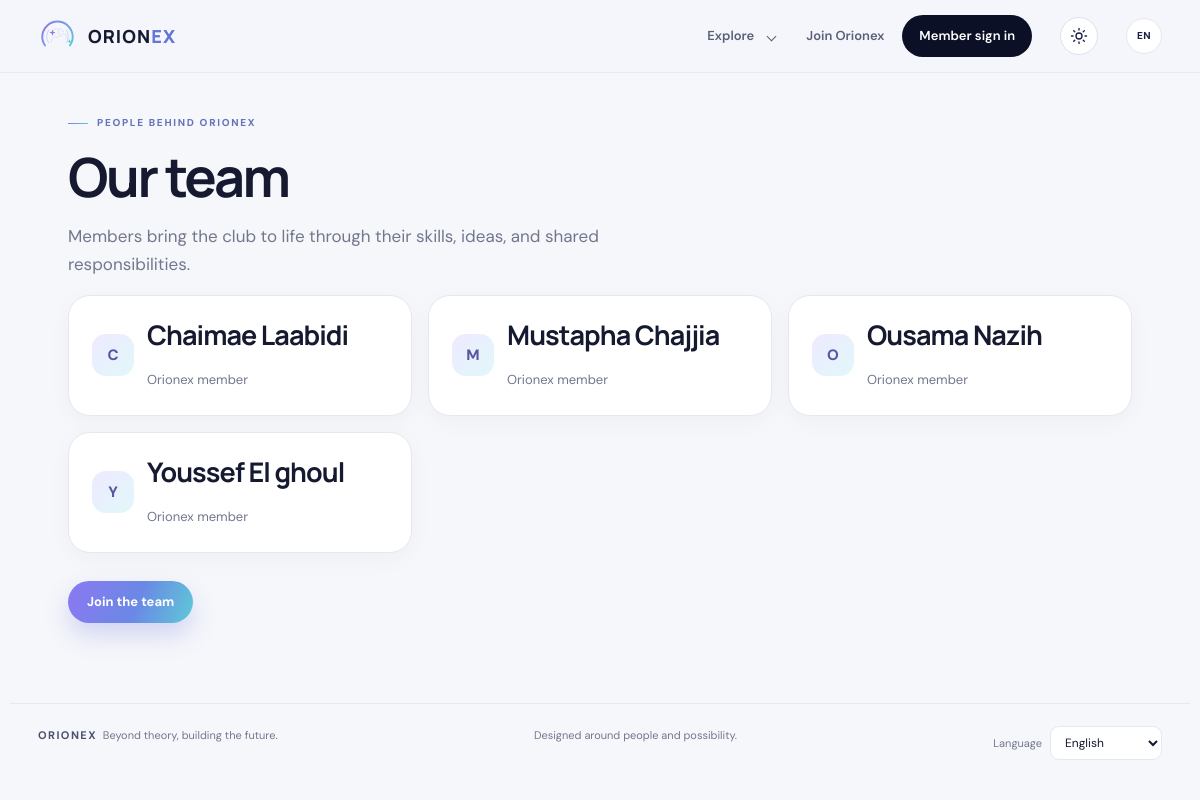
Page /team/ on the committed database.
### core/models.py (models this page shows, shortened)
class Member(models.Model):
    user = models.OneToOneField(User, on_delete=models.CASCADE)
    phone = models.CharField(max_length=30, blank=True)
    qr_token = models.UUIDField(default=uuid.uuid4, unique=True)
    interests = models.CharField(max_length=300, blank=True)
    location = models.CharField(max_length=120, blank=True)
    directory_visible = models.BooleanField(default=True)
    public_team_visible = models.BooleanField(default=True)
    can_manage_members = models.BooleanField(default=False)
    can_manage_events = models.BooleanField(default=False)
    can_manage_guests = models.BooleanField(default=False)
    can_scan = models.BooleanField(default=False)
    can_manage_announcements = models.BooleanField(default=False)
    can_manage_permissions = models.BooleanField(default=False)
    can_access_events = models.BooleanField(default=True)
    can_access_projects = models.BooleanField(default=True)
    can_access_calendar = models.BooleanField(default=True)
    can_access_directory = models.BooleanField(default=True)
    can_access_messages = models.BooleanField(default=True)
    can_access_resources = models.BooleanField(default=True)
    can_access_notifications = models.BooleanField(default=True)

### core/views.py (the view)
# urls.py: path('team/', views.team, name='team'),
@never_cache
def team(request):
    team_members = Member.objects.filter(public_team_visible=True).select_related("user").prefetch_related("responsibilities").order_by("user__first_name", "user__last_name", "user__username")
    return render(request, "core/team_public.html", {"team_members": team_members})

### core/context_processors.py (called while the page is built)
def member_capabilities(request):
    unread_notifications = Notification.objects.filter(
        recipient=request.user, read_at__isnull=True
    ).count() if request.user.is_authenticated else 0
    unread_messages = Message.objects.filter(recipient=request.user, is_read=False).count() if request.user.is_authenticated else 0
    return {
        "capabilities": {
            capability: has_capability(request.user, capability)
            for capability in CAPABILITIES
        },
        "notification_unread": unread_notifications,
        "unread": unread_messages,
    }

### core/permissions.py (called while the page is built, shortened)
def has_capability(user, capability):
    if not user.is_authenticated:
        return False

### core/templates/core/team_public.html
{% extends 'core/base.html' %}{% block title %}Our team{% endblock %}{% block body %}<main class="page"><span class="eyebrow">People behind Orionex</span><h1>Our team</h1><p class="lede">Members bring the club to life through their skills, ideas, and shared responsibilities.</p><div class="grid team-member-grid">{% for member in team_members %}<article class="card team-member-card"><div class="person"><div class="avatar">{{ member.user.first_name|default:member.user.username|slice:":1"|upper }}</div><div><h2>{{ member.user.get_full_name|default:member.user.username }}</h2>{% if member.responsibilities.all %}<div class="responsibility-badges">{% for responsibility in member.responsibilities.all %}<span class="badge">{{ responsibility.name }}</span>{% endfor %}</div>{% else %}<span class="meta">Orionex member</span>{% endif %}</div></div></article>{% empty %}<div class="empty">No team members are listed publicly yet.</div>{% endfor %}</div><p style="margin-top:28px"><a class="button button-glow" href="/apply/">Join the team</a></p></main>{% endblock %}

### core/static/core/site.css (style rules this page uses)
:root { color-scheme:light;--night:#0b1026;--nebula:#18204a;--amethyst:#8c78f2;--glacier:#5fc9d8;--pearl:#f6f7fb;--ink:#151a31;--muted:#71778d;--line:#e6e8f0;--white:#fff;--shadow:0 22px 60px rgba(12,18,48,.1);--radius:22px }
* { box-sizing:border-box }
html { scroll-behavior:smooth }
body { margin:0;background:var(--pearl);color:var(--ink);font:15px/1.65 'DM Sans',sans-serif }
a { color:inherit;text-decoration:none }
button,.button { border:0;cursor:pointer }
.page { max-width:1120px;margin:0 auto;padding:50px 28px 86px;min-height:calc(100vh - 170px) }
.eyebrow { display:inline-flex;align-items:center;gap:9px;color:#6673bc;text-transform:uppercase;letter-spacing:.17em;font-size:10px;font-weight:800 }
.eyebrow:before { content:'';width:20px;height:1px;background:linear-gradient(90deg,var(--amethyst),var(--glacier)) }
h1,h2,h3,p { margin-top:0 }
h1,h2,h3 { font-family:Manrope,'DM Sans',sans-serif;line-height:1.2 }
h1 { font-size:clamp(32px,5vw,54px);letter-spacing:-.045em;margin:12px 0 13px }
h2 { font-size:27px;letter-spacing:-.035em;margin:0 0 16px }
.lede { max-width:610px;color:var(--muted);font-size:17px }
.grid { display:grid;grid-template-columns:repeat(3,minmax(0,1fr));gap:16px }
.card { background:white;border:1px solid var(--line);border-radius:var(--radius);padding:23px;box-shadow:0 6px 24px rgba(14,20,49,.035) }
.event-date,.meta { color:var(--muted);font-size:13px }
.button { display:inline-flex;align-items:center;justify-content:center;gap:9px;padding:12px 19px;border-radius:999px;background:var(--night);color:white;font-weight:700;font-size:13px;transition:transform .2s,box-shadow .2s }
.button-glow { background:linear-gradient(110deg,var(--amethyst),#6a88e5 55%,var(--glacier));box-shadow:0 12px 25px rgba(100,111,218,.25) }
.avatar { width:42px;height:42px;display:grid;place-items:center;border-radius:14px;background:linear-gradient(140deg,#eeeaff,#e1f8fa);color:#5955a2;font-weight:800 }
.person { display:flex;align-items:center;gap:13px }
.page { padding-top:34px;padding-bottom:58px }
:root { scroll-padding-top:88px }
button,.button,a,summary,input,select,textarea { transition:background-color .18s ease,color .18s ease,border-color .18s ease,box-shadow .18s ease,transform .18s ease }
.card { transition:box-shadow .2s ease,border-color .2s ease }
@media (hover:none),(pointer:coarse) { a,button,summary,.button { touch-action:manipulation;-webkit-tap-highlight-color:transparent } }
.page button,.page .button { min-height:44px }
.card,.event-card { min-width:0;overflow-wrap:anywhere }
.page .button,.page button:not([type=checkbox]):not([type=radio]),.page input[type=submit] { display:inline-flex;align-items:center;justify-content:center;max-width:100%;min-height:42px;line-height:1.25;text-align:center;text-wrap:pretty;overflow-wrap:anywhere }

### rows in the picture
Member: user.first_name "C", user.get_full_name "Chaimae Laabidi", shows "Orionex member"
Member: user.first_name "M", user.get_full_name "Mustapha Chajjia", shows "Orionex member"
Member: user.first_name "O", user.get_full_name "Ousama Nazih", shows "Orionex member"
Member: user.first_name "Y", user.get_full_name "Youssef El ghoul", shows "Orionex member"
